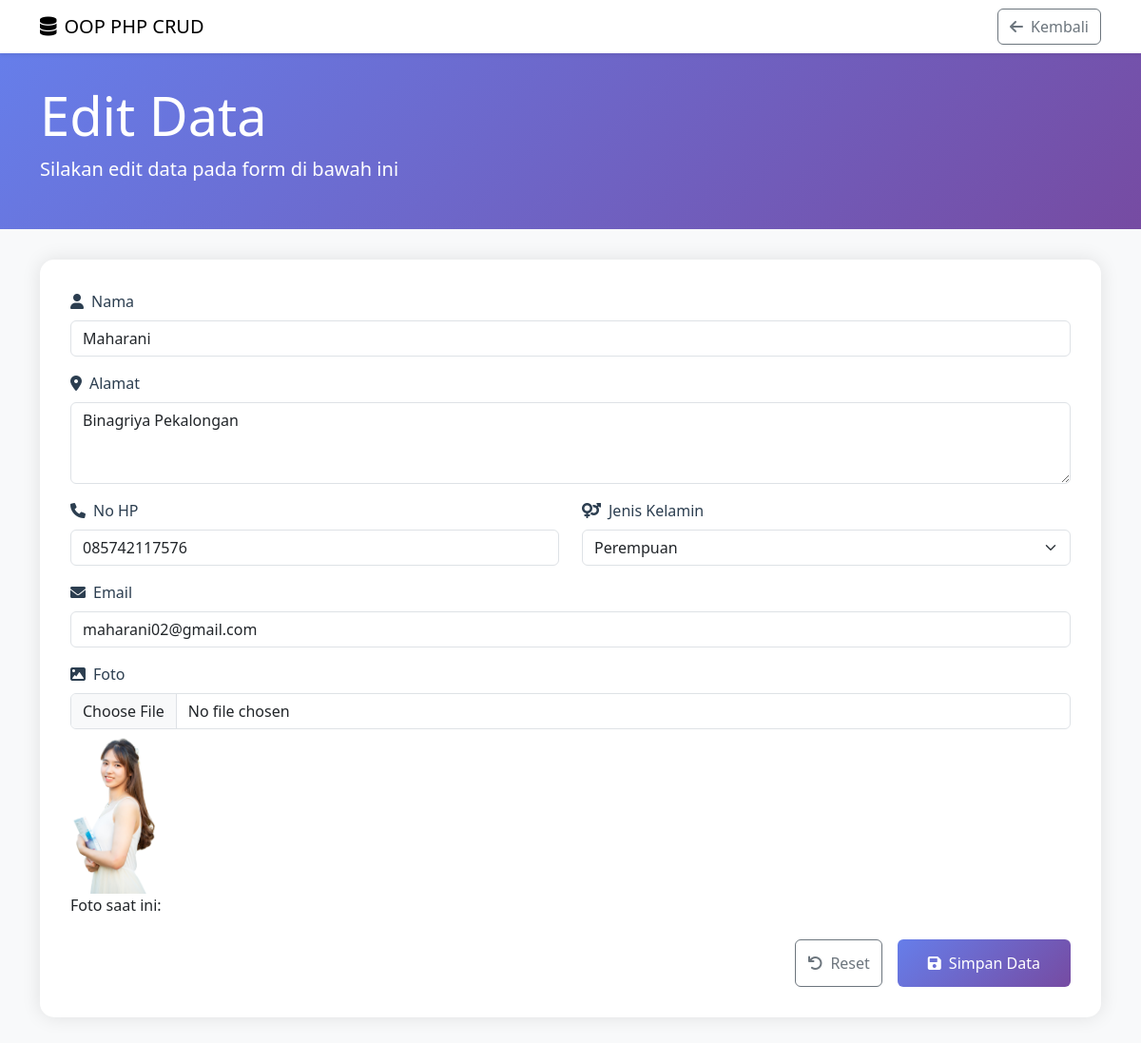
Page /edit.php?id=2 on the committed database.
### tables this page shows
CREATE TABLE `tb_users` (
  `id` int(11) NOT NULL,
  `nama` varchar(255) NOT NULL,
  `alamat` varchar(255) NOT NULL,
  `nohp` char(13) NOT NULL,
  `jenis_kelamin` enum('Laki-laki','Perempuan') NOT NULL,
  `email` varchar(100) NOT NULL,
  `foto` varchar(255) NOT NULL
);

### database.php (called while the page is built, shortened)
<?php
class Database
{
    public $host = "localhost";
    public $username = "root";
    public $password = "";
    public $database = "db_php";
    public $connect;
    function __construct()
    {
        $this->connect = mysqli_connect($this->host, $this->username, $this->password, $this->database);
    }
    function editData($id)
    {
        $data = mysqli_query($this->connect, "SELECT * FROM tb_users WHERE id='$id'");
        $rows = mysqli_fetch_all($data, MYSQLI_ASSOC);
        return $rows;
    }
}

### edit.php (the view, shortened to what this page needs)
<?php
include 'database.php';
$db = new Database();
$detail = $db->editData($_GET['id']);
?>
<!doctype html>
<html lang="en">
<head>
    <link href="https://cdn.jsdelivr.net/npm/bootstrap@5.3.3/dist/css/bootstrap.min.css" rel="stylesheet">
    <link href="https://cdnjs.cloudflare.com/ajax/libs/font-awesome/6.0.0/css/all.min.css" rel="stylesheet">
</head>
<body>
    <nav class="navbar navbar-expand-lg navbar-light bg-white shadow-sm">
        <div class="container">
            <a class="navbar-brand" href="#">
                <i class="fas fa-database me-2"></i>OOP PHP CRUD
            </a>
            <a href="index.php" class="btn btn-outline-secondary">
                <i class="fas fa-arrow-left me-2"></i>Kembali
            </a>
        </div>
    </nav>
    <div class="page-header">
        <div class="container">
            <h1 class="display-4">Edit Data</h1>
            <p class="lead">Silakan edit data pada form di bawah ini</p>
        </div>
    </div>
    <div class="container">
        <div class="form-container">
            <form method="POST" action="proses.php?aksi=update" enctype="multipart/form-data" class="needs-validation" novalidate>
                <?php
                foreach ($detail as $dataUser) {
                ?>
                    <div class="mb-3">
                        <label for="nama" class="form-label">
                            <i class="fas fa-user me-2"></i>Nama
                        </label>
                        <input type="text" class="form-control" id="nama" name="nama" value="<?php echo $dataUser['nama'] ?>" required>
                    </div>
                    <div class="mb-3">
                        <label for="alamat" class="form-label">
                            <i class="fas fa-map-marker-alt me-2"></i>Alamat
                        </label>
                        <textarea class="form-control" id="alamat" name="alamat" rows="3" required><?php echo $dataUser['alamat'] ?></textarea>
                    </div>
                    <div class="row">
                        <div class="col-md-6 mb-3">
                            <label for="nohp" class="form-label">
                                <i class="fas fa-phone me-2"></i>No HP
                            </label>
                            <input type="tel" class="form-control" id="nohp" name="nohp" value="<?php echo $dataUser['nohp'] ?>" required>
                        </div>
                        <div class="col-md-6 mb-3">
                            <label for="jenis_kelamin" class="form-label">
                                <i class="fas fa-venus-mars me-2"></i>Jenis Kelamin
                            </label>
                            <select class="form-select" id="jenis_kelamin" name="jenis_kelamin" required>
                                <option value="Perempuan" <?php echo ($dataUser['jenis_kelamin'] == 'Perempuan') ? 'selected' : ''; ?>>Perempuan</option>
                            </select>
                        </div>
                    </div>
                    <div class="mb-3">
                        <label for="email" class="form-label">
                            <i class="fas fa-envelope me-2"></i>Email
                        </label>
                        <input type="email" class="form-control" id="email" name="email" value="<?php echo $dataUser['email'] ?>" required>
                    </div>
                    <div class="mb-4">
                        <label for="foto" class="form-label">
                            <i class="fas fa-image me-2"></i>Foto
                        </label>
                        <input type="file" class="form-control" id="foto" name="foto" accept="image/*">
                        <?php if (!empty($dataUser['foto'])) { ?>
                            <img src="uploads/<?php echo $dataUser['foto']; ?>" class="preview-image rounded mt-2" width="100">
                            <p>Foto saat ini:</p>
                        <?php } ?>
                    </div>
                <?php
                }
                ?>
                <div class="d-grid gap-2 d-md-flex justify-content-md-end">
                    <button type="reset" class="btn btn-outline-secondary me-2">
                        <i class="fas fa-undo me-2"></i>Reset
                    </button>
                    <button type="submit" class="btn btn-submit text-white">
                        <i class="fas fa-save me-2"></i>Simpan Data
                    </button>
                </div>
            </form>
        </div>
    </div>
</body>
</html>

### edit.php (style rules this page uses)
body { background-color: #f8f9fa; }
.form-container { background: white; border-radius: 15px; box-shadow: 0 0 20px rgba(0, 0, 0, 0.1); padding: 2rem; margin-top: 2rem; margin-bottom: 2rem; }
.page-header { background: linear-gradient(135deg, #667eea 0%, #764ba2 100%); color: white; padding: 2rem 0; margin-bottom: 2rem; }
.form-label { font-weight: 500; color: #2c3e50; }
.btn-submit { background: linear-gradient(135deg, #667eea 0%, #764ba2 100%); border: none; padding: 0.8rem 2rem; font-weight: 500; }
.preview-image { max-width: 200px; display: block; margin-top: 10px; }

### rows in the picture
tb_users: nama "Maharani", alamat "Binagriya Pekalongan", nohp "085742117576", jenis_kelamin "Perempuan", email "maharani02@gmail.com", foto (picture)
